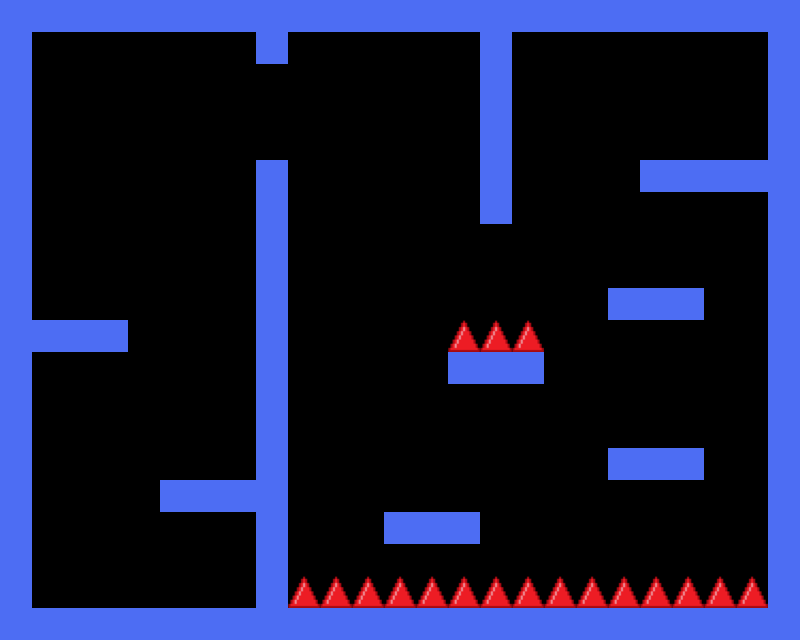

This is a level from a 2D game, rendered from its Tiled map with the project's own tilesets. A one-line summary and the complete map file follow:
An orthogonal 25x20 tile map with 32x32 px tiles, 3 tile layers (Collision, Spikes, TempBlocks), 3 tilesets.

<map version="1.8" orientation="orthogonal" width="25" height="20" tilewidth="32" tileheight="32" backgroundcolor="#000000">
    <tileset firstgid="1" name="black" tilewidth="32" tileheight="32">
        <image source="blooPixil.png" width="32" height="32" />
    </tileset>
    <tileset firstgid="2" name="spike" tilewidth="32" tileheight="32" tilecount="1" columns="1">
        <image source="32spike.png" width="32" height="32" />
    </tileset>
    <tileset firstgid="3" name="tempBlock" tilewidth="32" tileheight="32" tilecount="1" columns="1">
        <image source="tempBlock.png" width="32" height="32" />
    </tileset>
    <layer name="Collision" width="25" height="20">
        <data encoding="csv">
            1,1,1,1,1,1,1,1,1,1,1,1,1,1,1,1,1,1,1,1,1,1,1,1,1,
            1,0,0,0,0,0,0,0,1,0,0,0,0,0,0,1,0,0,0,0,0,0,0,0,1,
            1,0,0,0,0,0,0,0,0,0,0,0,0,0,0,1,0,0,0,0,0,0,0,0,1,
            1,0,0,0,0,0,0,0,0,0,0,0,0,0,0,1,0,0,0,0,0,0,0,0,1,
            1,0,0,0,0,0,0,0,0,0,0,0,0,0,0,1,0,0,0,0,0,0,0,0,1,
            1,0,0,0,0,0,0,0,1,0,0,0,0,0,0,1,0,0,0,0,1,1,1,1,1,
            1,0,0,0,0,0,0,0,1,0,0,0,0,0,0,1,0,0,0,0,0,0,0,0,1,
            1,0,0,0,0,0,0,0,1,0,0,0,0,0,0,0,0,0,0,0,0,0,0,0,1,
            1,0,0,0,0,0,0,0,1,0,0,0,0,0,0,0,0,0,0,0,0,0,0,0,1,
            1,0,0,0,0,0,0,0,1,0,0,0,0,0,0,0,0,0,0,1,1,1,0,0,1,
            1,1,1,1,0,0,0,0,1,0,0,0,0,0,0,0,0,0,0,0,0,0,0,0,1,
            1,0,0,0,0,0,0,0,1,0,0,0,0,0,1,1,1,0,0,0,0,0,0,0,1,
            1,0,0,0,0,0,0,0,1,0,0,0,0,0,0,0,0,0,0,0,0,0,0,0,1,
            1,0,0,0,0,0,0,0,1,0,0,0,0,0,0,0,0,0,0,0,0,0,0,0,1,
            1,0,0,0,0,0,0,0,1,0,0,0,0,0,0,0,0,0,0,1,1,1,0,0,1,
            1,0,0,0,0,1,1,1,1,0,0,0,0,0,0,0,0,0,0,0,0,0,0,0,1,
            1,0,0,0,0,0,0,0,1,0,0,0,1,1,1,0,0,0,0,0,0,0,0,0,1,
            1,0,0,0,0,0,0,0,1,0,0,0,0,0,0,0,0,0,0,0,0,0,0,0,1,
            1,0,0,0,0,0,0,0,1,0,0,0,0,0,0,0,0,0,0,0,0,0,0,0,1,
            1,1,1,1,1,1,1,1,1,1,1,1,1,1,1,1,1,1,1,1,1,1,1,1,1
        </data>
    </layer>
    <layer name="Spikes" width="25" height="20">
        <data encoding="csv">
            0,0,0,0,0,0,0,0,0,0,0,0,0,0,0,0,0,0,0,0,0,0,0,0,0,
            0,0,0,0,0,0,0,0,0,0,0,0,0,0,0,0,0,0,0,0,0,0,0,0,0,
            0,0,0,0,0,0,0,0,0,0,0,0,0,0,0,0,0,0,0,0,0,0,0,0,0,
            0,0,0,0,0,0,0,0,0,0,0,0,0,0,0,0,0,0,0,0,0,0,0,0,0,
            0,0,0,0,0,0,0,0,0,0,0,0,0,0,0,0,0,0,0,0,0,0,0,0,0,
            0,0,0,0,0,0,0,0,0,0,0,0,0,0,0,0,0,0,0,0,0,0,0,0,0,
            0,0,0,0,0,0,0,0,0,0,0,0,0,0,0,0,0,0,0,0,0,0,0,0,0,
            0,0,0,0,0,0,0,0,0,0,0,0,0,0,0,0,0,0,0,0,0,0,0,0,0,
            0,0,0,0,0,0,0,0,0,0,0,0,0,0,0,0,0,0,0,0,0,0,0,0,0,
            0,0,0,0,0,0,0,0,0,0,0,0,0,0,0,0,0,0,0,0,0,0,0,0,0,
            0,0,0,0,0,0,0,0,0,0,0,0,0,0,2,2,2,0,0,0,0,0,0,0,0,
            0,0,0,0,0,0,0,0,0,0,0,0,0,0,0,0,0,0,0,0,0,0,0,0,0,
            0,0,0,0,0,0,0,0,0,0,0,0,0,0,0,0,0,0,0,0,0,0,0,0,0,
            0,0,0,0,0,0,0,0,0,0,0,0,0,0,0,0,0,0,0,0,0,0,0,0,0,
            0,0,0,0,0,0,0,0,0,0,0,0,0,0,0,0,0,0,0,0,0,0,0,0,0,
            0,0,0,0,0,0,0,0,0,0,0,0,0,0,0,0,0,0,0,0,0,0,0,0,0,
            0,0,0,0,0,0,0,0,0,0,0,0,0,0,0,0,0,0,0,0,0,0,0,0,0,
            0,0,0,0,0,0,0,0,0,0,0,0,0,0,0,0,0,0,0,0,0,0,0,0,0,
            0,0,0,0,0,0,0,0,0,2,2,2,2,2,2,2,2,2,2,2,2,2,2,2,0,
            0,0,0,0,0,0,0,0,0,0,0,0,0,0,0,0,0,0,0,0,0,0,0,0,0
        </data>
    </layer>
    <layer name="TempBlocks" width="25" height="20">
        <data encoding="csv">
            0,0,0,0,0,0,0,0,0,0,0,0,0,0,0,0,0,0,0,0,0,0,0,0,0,
            0,0,0,0,0,0,0,0,0,0,0,0,0,0,0,0,0,0,0,0,0,0,0,0,0,
            0,0,0,0,0,0,0,0,0,0,0,0,0,0,0,0,0,0,0,0,0,0,0,0,0,
            0,0,0,0,0,0,0,0,0,0,0,0,0,0,0,0,0,0,0,0,0,0,0,0,0,
            0,0,0,0,0,0,0,0,0,0,0,0,0,0,0,0,0,0,0,0,0,0,0,0,0,
            0,0,0,0,0,0,0,0,0,0,0,0,0,0,0,0,0,0,0,0,0,0,0,0,0,
            0,0,0,0,0,0,0,0,0,0,0,0,0,0,0,0,0,0,0,0,0,0,0,0,0,
            0,0,0,0,0,0,0,0,0,0,0,0,0,0,0,0,0,0,0,0,0,0,0,0,0,
            0,0,0,0,0,0,0,0,0,0,0,0,0,0,0,0,0,0,0,0,0,0,0,0,0,
            0,0,0,0,0,0,0,0,0,0,0,0,0,0,0,0,0,0,0,0,0,0,0,0,0,
            0,0,0,0,0,0,0,0,0,0,0,0,0,0,0,0,0,0,0,0,0,0,0,0,0,
            0,0,0,0,0,0,0,0,0,0,0,0,0,0,0,0,0,0,0,0,0,0,0,0,0,
            0,0,0,0,0,0,0,0,0,0,0,0,0,0,0,0,0,0,0,0,0,0,0,0,0,
            0,0,0,0,0,0,0,0,0,0,0,0,0,0,0,0,0,0,0,0,0,0,0,0,0,
            0,0,0,0,0,0,0,0,0,0,0,0,0,0,0,0,0,0,0,0,0,0,0,0,0,
            0,0,0,0,0,0,0,0,0,0,0,0,0,0,0,0,0,0,0,0,0,0,0,0,0,
            0,0,0,0,0,0,0,0,0,0,0,0,0,0,0,0,0,0,0,0,0,0,0,0,0,
            0,0,0,0,0,0,0,0,0,0,0,0,0,0,0,0,0,0,0,0,0,0,0,0,0,
            0,0,0,0,0,0,0,0,0,0,0,0,0,0,0,0,0,0,0,0,0,0,0,0,0,
            0,0,0,0,0,0,0,0,0,0,0,0,0,0,0,0,0,0,0,0,0,0,0,0,0
        </data>
    </layer>
</map>
